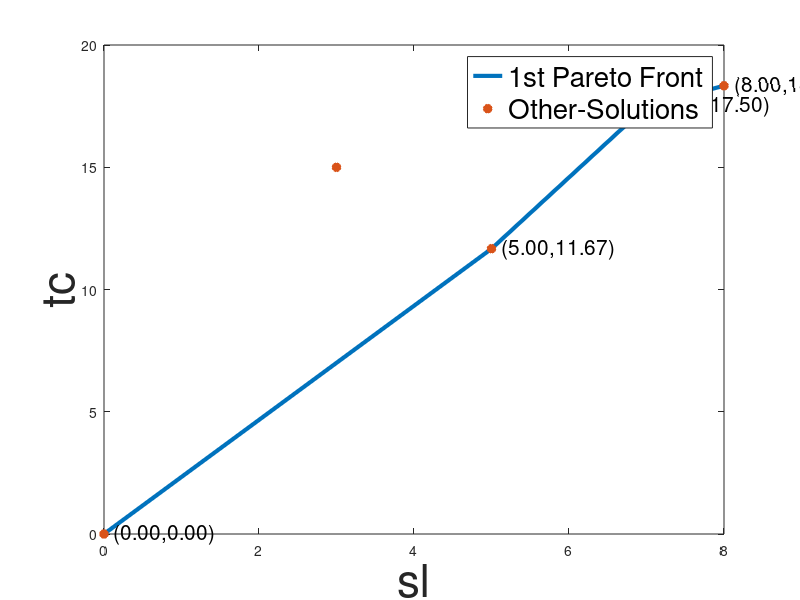

MATLAB code for this plot:
B = [
0 0;
3 15;
5 11.667;
7 17.5;
8 18.333;

];

A = [
0 0;
5 11.667;
7 17.5;
8 18.333;
];




plot(A(:,1),A(:,2),"-",'linewidth', 3);
hold on;
plot(B(:,1),B(:,2),"*",'linewidth', 4);
hold off;

xlabel("sl","FontSize",33);
ylabel("tc","FontSize",33);
legend("1st Pareto Front", "Other-Solutions", 'fontsize', 20);

for K = 1 : size(A)
  thisX = A(K,1)
  thisY = A(K,2)
  labelstr = sprintf('  (%.2f,%.2f)', thisX, thisY);
  text(thisX, thisY, labelstr,'FontSize', 15);
end

